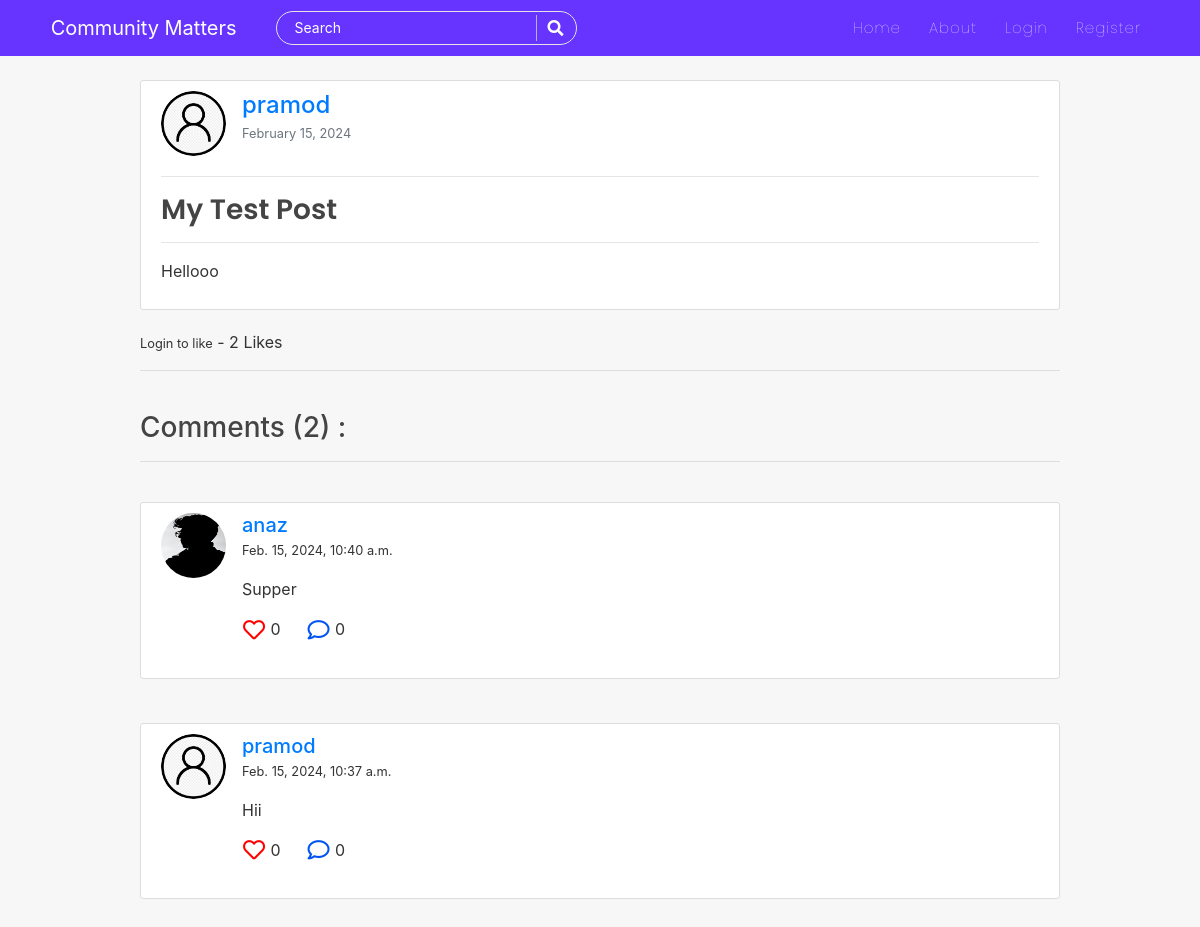
The app's page /post/1/ with its own data.
### blog/models.py (models this page shows, shortened)
class Post(models.Model):
    title = models.CharField(max_length=150)
    content = RichTextField(blank=True, null=True)
    date_posted = models.DateTimeField(default=timezone.now)
    date_updated = models.DateTimeField(auto_now=True)
    author = models.ForeignKey(User, on_delete=models.CASCADE)
    likes = models.ManyToManyField(User, related_name="blogpost", blank=True)
    saves = models.ManyToManyField(User, related_name="blogsave", blank=True)
    def total_likes(self):
        return self.likes.count()
    def total_saves(self):
        return self.saves.count()

class Comment(models.Model):
    post = models.ForeignKey(Post, related_name="comments" , on_delete=models.CASCADE)
    name = models.ForeignKey(User, on_delete=models.CASCADE)
    body = models.TextField(max_length=200)
    date_added = models.DateTimeField(auto_now_add=True)
    likes = models.ManyToManyField(User, related_name="blogcomment", blank=True)
    reply = models.ForeignKey('self', null=True, related_name="replies", on_delete=models.CASCADE)
    def total_clikes(self):
        return self.likes.count()

### users/models.py (models this page shows, shortened)
class Profile(models.Model):
    user = models.OneToOneField(User, on_delete=models.CASCADE)
    is_online = models.BooleanField(default=False)
    following = models.ManyToManyField(User, related_name="following", blank=True)
    friends = models.ManyToManyField(User, related_name='my_friends', blank=True)
    bio = models.CharField(default="",blank=True,null=True,max_length=350)
    date_of_birth = models.CharField(blank=True,max_length=150)
    updated = models.DateTimeField(auto_now=True)
    created = models.DateTimeField(auto_now_add=True)
    image = models.ImageField(default='default.jpg', upload_to='profile_pics',blank=True, null=True)

### blog/views.py (the view)
# urls.py: path('post/<int:pk>/', PostDetailView, name='post-detail'),
def PostDetailView(request,pk):
    stuff = get_object_or_404(Post, id=pk)
    total_likes = stuff.total_likes()
    total_saves = stuff.total_saves()
    total_comments = stuff.comments.all().filter(reply=None).order_by('-id')
    total_comments2 = stuff.comments.all().order_by('-id')
    context = {}
    if request.method == "POST":
        comment_qs = None
        comment_form = CommentForm(request.POST or None)
        if comment_form.is_valid():
            form = request.POST.get('body')
            reply_id = request.POST.get('comment_id')
            if reply_id:
                comment_qs = Comment.objects.get(id=reply_id)
            comment = Comment.objects.create(name=request.user,post=stuff,body=form, reply=comment_qs)
            comment.save()
            if reply_id:
                notify = Notification(post=stuff, sender=request.user, user=stuff.author, text_preview=form, notification_type=4)
                notify.save()
            else:
                notify = Notification(post=stuff, sender=request.user, user=stuff.author, text_preview=form, notification_type=3)
                notify.save()
            total_comments = stuff.comments.all().filter(reply=None).order_by('-id')
            total_comments2 = stuff.comments.all().order_by('-id')
    else:
        comment_form = CommentForm()
    tcl={}
    for cmt in total_comments2:
        total_clikes = cmt.total_clikes()
        cliked = False
        if cmt.likes.filter(id=request.user.id).exists():
            cliked = True
        tcl[cmt.id] = cliked
    context["clikes"]=tcl
    liked = False
    if stuff.likes.filter(id=request.user.id).exists():
        liked = True
    context["total_likes"]=total_likes
    context["liked"]=liked
    saved = False
    if stuff.saves.filter(id=request.user.id).exists():
        saved = True
    context["total_saves"]=total_saves
    context["saved"]=saved
    context['comment_form'] = comment_form
    context['post']=stuff
    context['comments']=total_comments
    if is_ajax(request=request):
        html = render_to_string('blog/comments.html',context, request=request)
        return JsonResponse({'form':html})
    return render(request, 'blog/post_detail.html', context)

### blog/forms.py
class CommentForm(forms.ModelForm):
    body = forms.CharField(widget=forms.Textarea(attrs={'class':'form-control custom-txt','cols':'40','rows':'3'}), label='')
    class Meta:
        model = Comment
        fields = ['body',]

### blog/utils.py (called while the page is built)
def is_ajax(request):
    return request.META.get('HTTP_X_REQUESTED_WITH') == 'XMLHttpRequest'

### blog/templates/blog/post_detail.html (shortened to what this page needs)
{% extends "blog/base.html" %}
{% block content %}
<div class="col-md-10 m-auto">
<article class="content-section" style="overflow: auto;">
    <div class="media">
        <img class="rounded-circle article-img" src="{{post.author.profile.image.url}}" alt="image">
        <div class="media-body">
            <h4 class="d-inline"><a class="mr-2" href="{% url 'profile-detail-view' post.author.pk %}">{{ post.author }}</a></h4>
            <p><small class="text-muted">{{ post.date_posted|date:"F d, Y" }}</small></p>
        </div>
    </div>
    <hr>
    <h3 class="d-inline"><a class="article-title" href="{% url 'post-detail' post.id %}">{{ post.title }}</a></h3>
    <hr>
    <p class="article-content">{{ post.content|safe }}</p>
</article>
<div id="like-section">
    {% include 'blog/like_section.html' %}
</div>
<hr>
<div class="main-comment-section">
    {% include 'blog/comments.html' %}
</div>
<br><br>
</div>
{% endblock %}

### blog/templates/blog/comments.html (shortened to what this page needs)
<div id="tempocs">
<br>
<h3>Comments ({{ comments.count }}) :</h3>
<hr>
<br>
{% if not comments %}
    No Comments Yet...
{% else %}
    {% for comment in comments %}
    <div class="content-section">
        <div class="media g-mb-30 media-comment">
            <img class="d-flex g-width-50 g-height-50 rounded-circle g-mt-3 g-mr-15 rounded-circle article-img" src="{{comment.name.profile.image.url}}" alt="Profile-image">
            <div class="media-body u-shadow-v18 g-bg-secondary g-pa-30">
                <div class="g-mb-15">
                    <h5 class="h5 g-color-gray-dark-v1 mb-0"><a class="mr-2" href="{% url 'profile-detail-view' comment.name.pk %}">{{comment.name}}</a></h5>
                    <small class="text-mute">{{comment.date_added}}</small>
                </div>
                <p class="mt-3">{{comment.body}}</p>
                <ul class="list-inline d-sm-flex my-0">
                    <li class="list-inline-item g-mr-20">
                        <form action="{% url 'comment-like' %}" method="POST">
                            {% if user.is_authenticated %}
                                {% for key, value in clikes.items %}
                                    {% if key == comment.id %}
                                        {% if value == True %}
                                            <button type="submit" name="comment_id" value="{{comment.id}}" class="btn btnhrt clike"><i class="fas fa-heart"></i></button>
                                        {% else %}
                                            <button type="submit" name="comment_id" value="{{comment.id}}" class="btn btnhrt clike"><i class="far fa-heart"></i></button>
                                        {% endif %}
                                    {% endif %}
                                {% endfor %}
                            {% else %}
                                <button class="btn btnhrt"><i class="far fa-heart"></i></button>
                            {% endif %}
                             {{comment.total_clikes}}
                        </form>
                    </li>
                    <li class="list-inline-item">
                        <a class="btn btncmt" data-toggle="collapse" href="#multiCollapse{{comment.id}}" role="button" aria-expanded="false" aria-controls="multiCollapse{{comment.id}}">
                            <i class="far fa-comment"></i>
                        </a>
                         {{comment.replies.count}}
                    </li>
                </ul>
                <br>
            </div>
        </div>
    </div>
    <br>
    {% endfor %}
{% endif %}
</div>

### blog/static/blog/main.css (style rules this page uses)
body { background: #f7f7f7; color: #333333; margin-top: 5rem; scroll-behavior: smooth; }
h1, h2, h3, h4, h5, h6 { color: #444444; }
ul { margin: 0; }
.content-section { background: #ffffff; padding: 10px 20px; border: 1px solid #dddddd; border-radius: 3px; margin-bottom: 20px; }
.article-title { color: #444444; font-family: 'poppins'; font-weight: 600; }
.article-content { white-space: pre-line; }
.article-img { height: 65px; width: 65px; margin-right: 16px; }
.btnhrt i { font-size: 22px; color: rgb(255, 0, 0); }
.btncmt i { font-size: 22px; color: rgb(0, 84, 241); }
.btn { border-radius: 0px; padding: 8px 15px; font-size: 14px; }
.btnhrt { padding: 0; }
.btncmt { padding: 0; }

### records on screen
Post: author.profile.image (placeholder picture), author "pramod", date_posted "February 15, 2024", title "My Test Post", content "Hellooo"
Comment: name.profile.image (picture), name "anaz", date_added "Feb. 15, 2024, 10:40 a.m.", body "Supper", total_clikes "0", replies.count "0"
Comment: name.profile.image (placeholder picture), name "pramod", date_added "Feb. 15, 2024, 10:37 a.m.", body "Hii", total_clikes "0", replies.count "0"

### other values on screen
{{ total_likes }} "2"
{{ comments.count }} "2"
